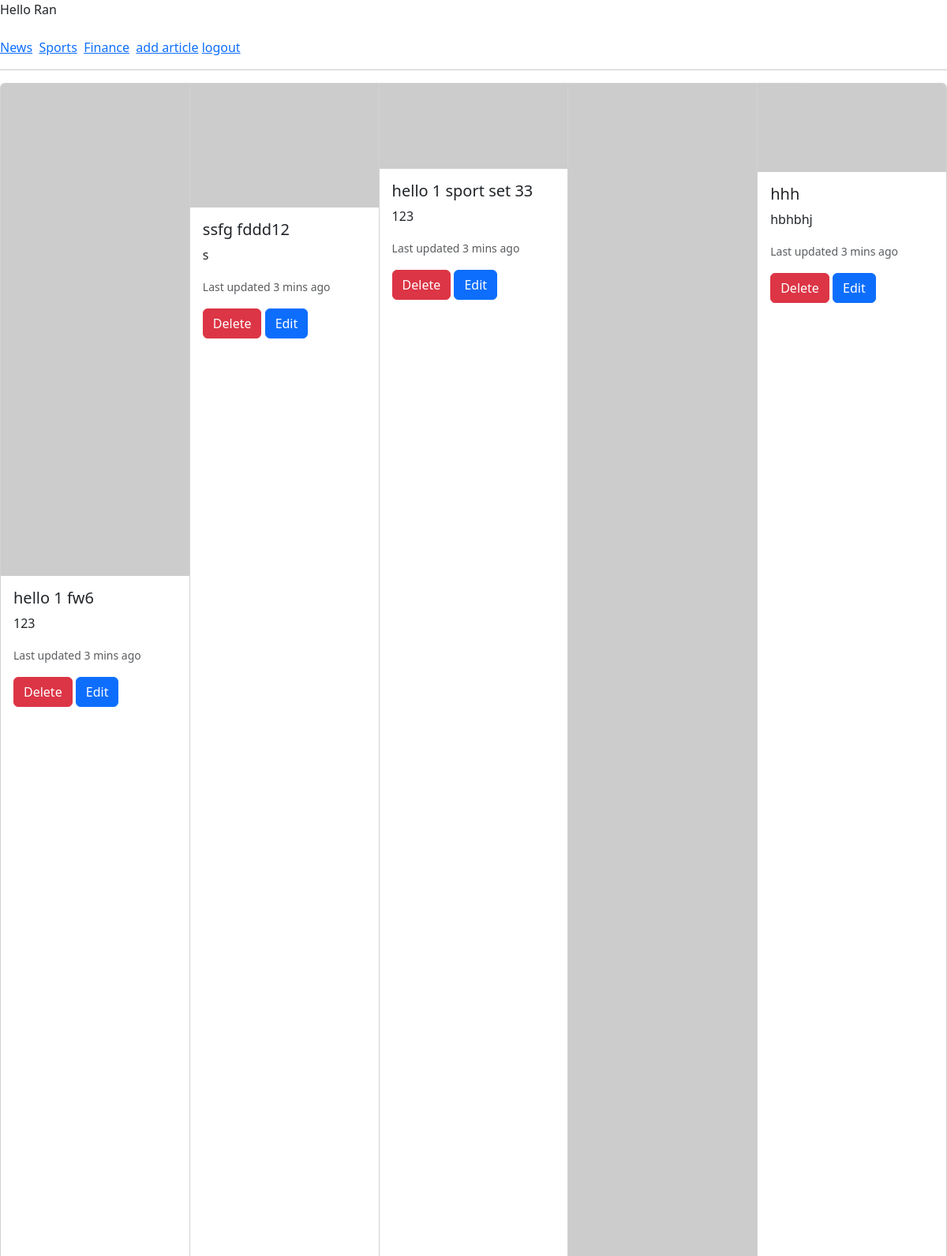
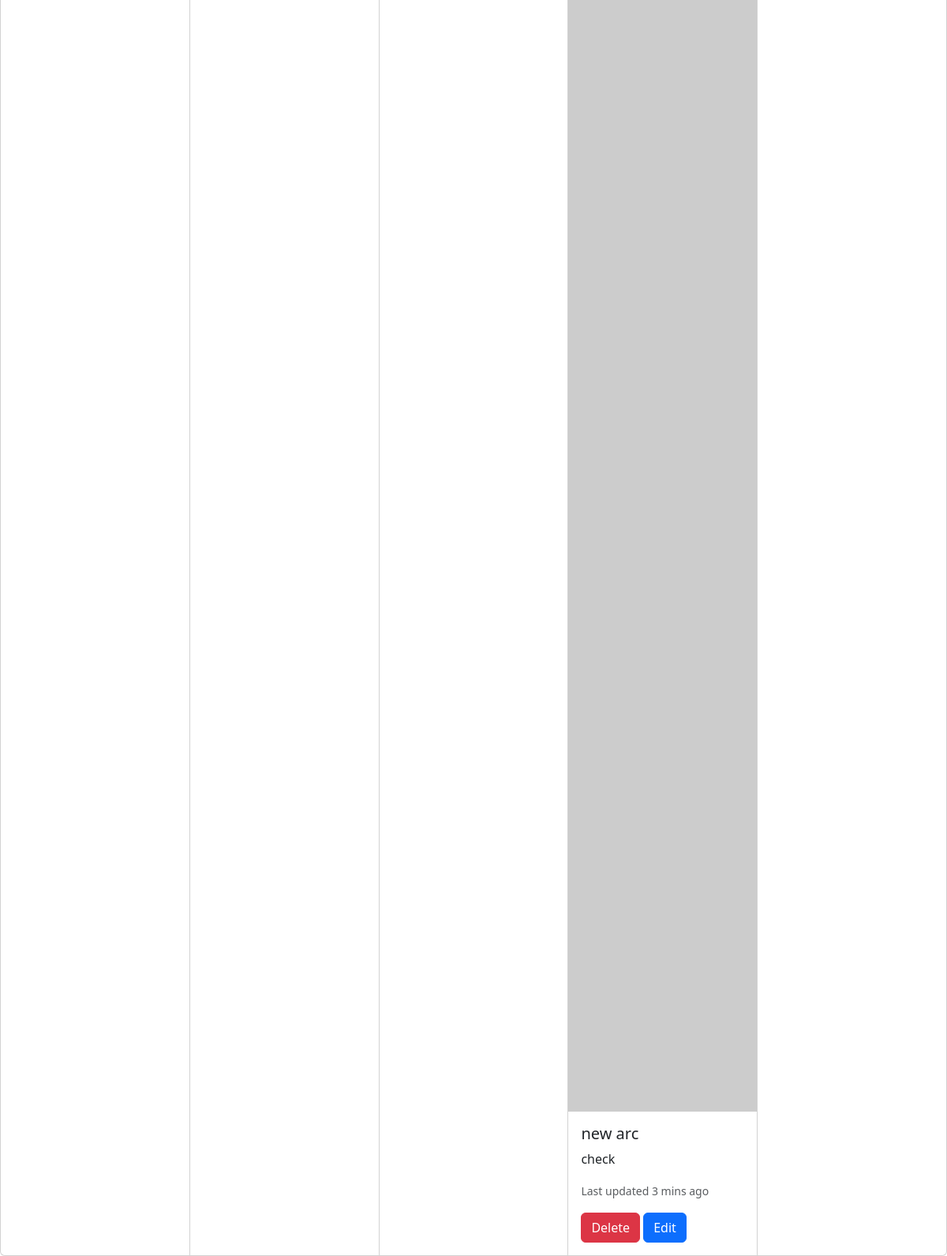
The page / on the database its author committed (2 pictures, top to bottom).
### tables this page shows
CREATE TABLE categorey(id, categorey_name);

CREATE TABLE article(title, content, image, cat);

### app.py (the view)
@app.route("/")
@app.route("/<pg>")
def news(pg = ''):
   if pg in all_cat_set:
      res = cur.execute(f"SELECT rowid,* FROM article WHERE cat='{all_cat_set[pg]}'")
   else:
      res = cur.execute(f"SELECT rowid,* FROM article")
   articles = res.fetchall()
   return render_template("article.html", news=articles, cat=all_cat)

### templates/article.html (shortened to what this page needs)
{% extends "base.html" %}
{% block content %}
<div class="card-group">
    {% for article in news %}
    <div class="card" style="max-width: 18rem;">
        <img src="{{ article[3] }}" class="card-img-top" alt="...">
        <div class="card-body">
            <h5 class="card-title">{{ article[1] }}</h5>
            <p class="card-text">{{ article[2] }}</p>
            <p class="card-text"><small class="text-body-secondary">Last updated 3 mins ago</small></p>
            <form method="POST" action="delete/{{ article[0] }}"><input type="submit" value="Delete"
                class="btn btn-danger">
            <a href="article/{{ article[0] }}" class="btn btn-primary">Edit</a>
        </div>
    </div>
    {% endfor %}
</div>
{% endblock %}

### templates/base.html (shortened to what this page needs)
<!DOCTYPE html>
<html lang="en">
<head>
    <link href="https://cdn.jsdelivr.net/npm/bootstrap@5.3.0-alpha3/dist/css/bootstrap.min.css" rel="stylesheet"
>
</head>
<body>
    {% include 'navbar.html' %}
    {% block content %}
    {% endblock %}
</body>
</html>

### templates/navbar.html (shortened to what this page needs)
Hello Ran
<br>
<br>
{% for item in cat %}
<a href="/{{item[1]}}">{{item[1]}}</a>&nbsp;
{% endfor %}
<a href="/add_article">add article</a>
<a href="/logout">logout</a>
<hr>

### rows shown on the page
categorey: categorey_name "News"
categorey: categorey_name "Sports"
categorey: categorey_name "Finance"
article: title "hello 1 fw6", content "123"
article: title "ssfg fddd12", content "s"
article: title "hello 1 sport set 33", content "123"
article: title "new arc", content "check"
article: title "hhh", content "hbhbhj"
